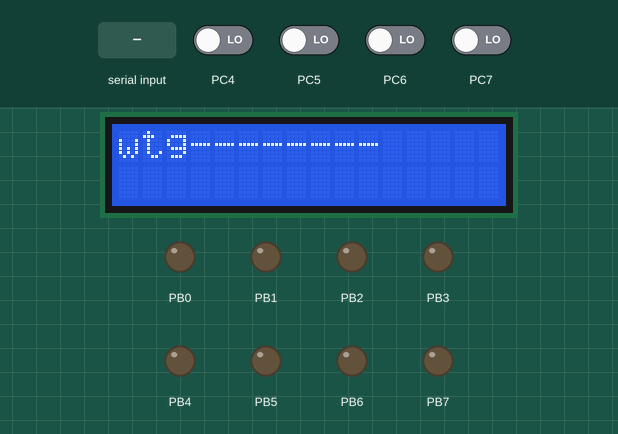
Recording of a program running on a simulated ATmega32, built with avr-gcc and emulated at 1.4756 MHz. Parts: 16×2 character LCD, output pins drawn as LEDs (lit = HIGH). Wiring (inferred from the names in the program): character LCD (HD44780): RS PD6; R/W PD5; E PD7; data PC0, PC1, PC2, PC3. The test bench sets the inputs (shaded band); at power-on: PC4–7 LOW. Pins used as bus, display or sensor lines are not drawn.

Above: at 1.2 s.
1.3 s: "a\n" received over Serial
At 2.5 s:
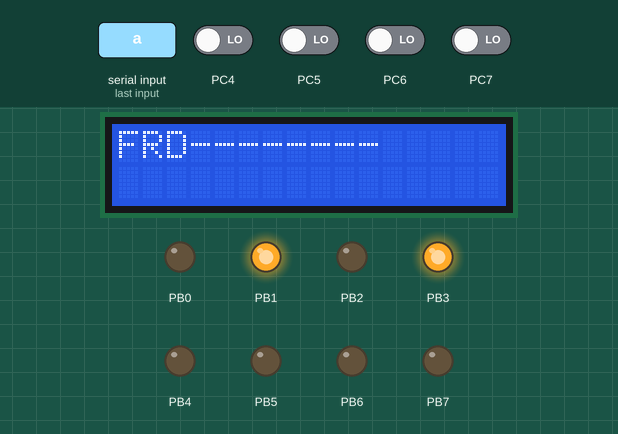
2.8 s: byte 98 ('b') received over Serial
At 3.6 s:
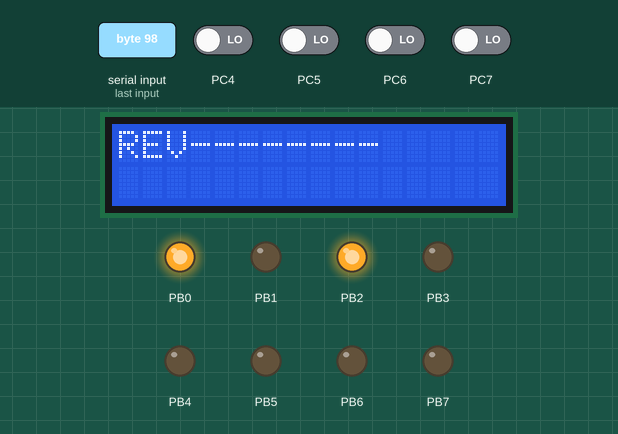
4.3 s: byte 99 ('c') received over Serial
At 4.8 s:
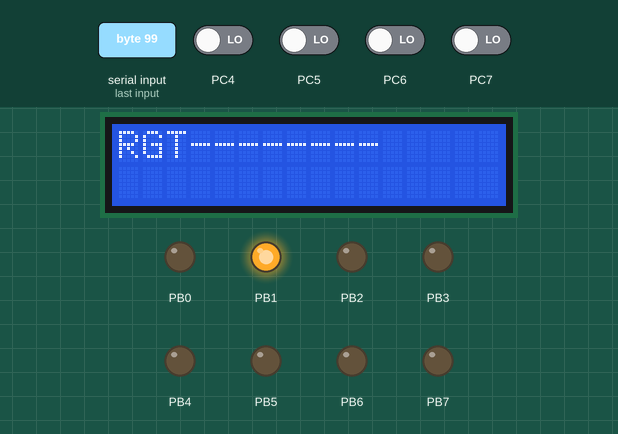
5.8 s: byte 100 ('d') received over Serial
At 7.0 s:
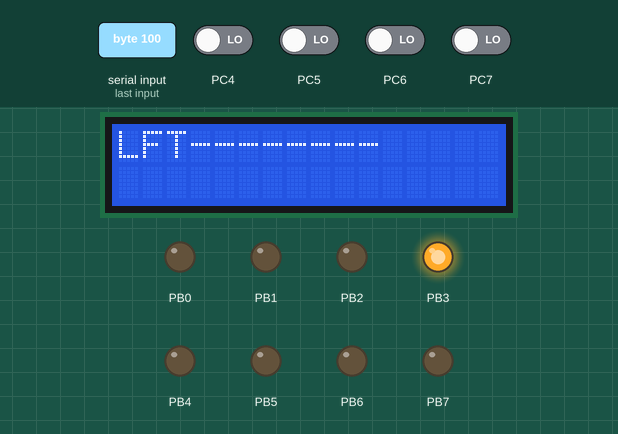
7.3 s: byte 101 ('e') received over Serial
At 8.2 s:
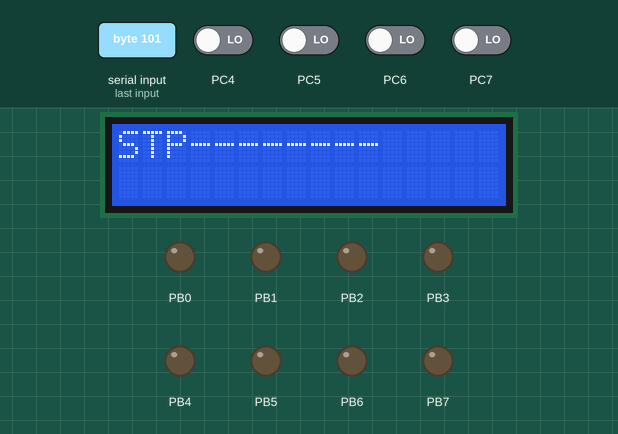
8.8 s: "b\n" received over Serial
At 9.4 s:
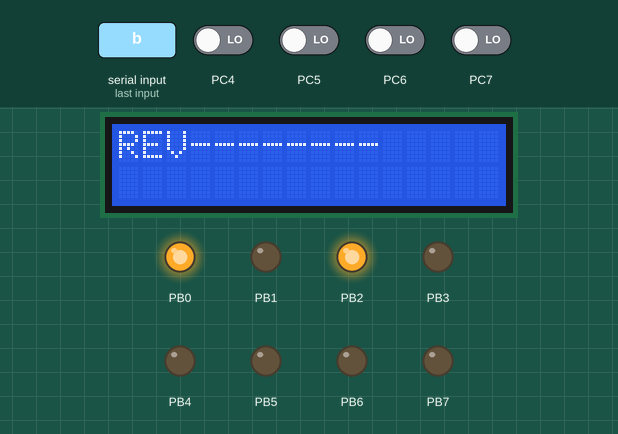
Timing chart, 0 to 11.3 s (numbered marks = the images above; inputs shaded):
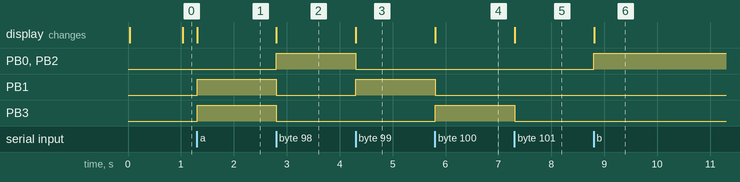

The program:

MATLAB_Robo_RX.c
```c
#include<avr/io.h>
#include<util/delay.h>
#include"lcd.h"

void main()
{
	USARTInit(51);
	InitLCD(0);
	char data;
	DDRB=0xFF;
	LCDWriteStringXY(0,0,"MATLAB GUI");
	LCDWriteStringXY(0,1,"With PROTEUS");
	_delay_ms(1000);
	LCDClear();
	LCDWriteStringXY(0,0,"wtg--------");
	while(1)
	{
	data= USARTReadChar();
	if(data=='a')
	   {

	 	PORTB=0b00001010;
		LCDWriteStringXY(0,0,"FRD");
		//USARTWriteChar('a');
    	}
	else if(data=='b')
	   {
	 	PORTB=0b00000101;
		LCDWriteStringXY(0,0,"REV");
		//USARTWriteChar('b');
    	}
	else if(data=='c')
	   {
	 	PORTB=0b00000010;
		LCDWriteStringXY(0,0,"RGT");
		//USARTWriteChar('c');
		}

	else if(data=='d')
	   {
	 	PORTB=0b00001000;
		LCDWriteStringXY(0,0,"LFT");
		//USARTWriteChar('d');
		}
	else if(data=='e')
	   {
	    PORTB=0b00000000;
		LCDWriteStringXY(0,0,"STP");
    	//USARTWriteChar('e');
    	}
	}
	}
```

myutils.h
```c
#ifndef MYUTILS_H
 #define MYUTILS_H

 #define _CONCAT(a,b) a##b
 #define PORT(x) _CONCAT(PORT,x)
 #define PIN(x) _CONCAT(PIN,x)
 #define DDR(x) _CONCAT(DDR,x)

#endif
```

usart_lib.c
```c
#include<avr/io.h>
#include<util/delay.h>

#define EOT '%'
#define SOT '^'


void USARTInit(uint16_t ubrr_value)
{

   //Set Baud rate

   UBRRL = ubrr_value;
   UBRRH = (ubrr_value>>8);

   /*Set Frame Format


   >> Asynchronous mode
   >> No Parity
   >> 1 StopBit

   >> char size 8

   */

   UCSRC=(1<<URSEL)|(3<<UCSZ0);


   //Enable The receiver and transmitter

   UCSRB=(1<<RXEN)|(1<<TXEN)|(1<<RXCIE)|(1<<TXCIE);


}


//This function is used to read the available data
//from USART. This function will wait untill data is
//available.
char USARTReadChar()
{
   //Wait untill a data is available

   while(!(UCSRA & (1<<RXC)))
   {
      //Do nothing
   }

   //Now USART has got data from host
   //and is available is buffer

   return UDR;
}


//This fuction writes the given "data" to
//the USART which then transmit it via TX line
void USARTWriteChar(char data)
{
   //Wait untill the transmitter is ready

   while(!(UCSRA & (1<<UDRE)))
   {
      //Do nothing
   }

   //Now write the data to USART buffer

   UDR=data;
}
void write(char data[])
{
	USARTWriteChar('#');
	USARTWriteChar(3);
	USARTWriteChar(1);

	while(*data) USARTWriteChar(*data++);
	USARTWriteChar('\n');
}
```

lcd.c
```c
#include <avr/io.h>
#include <inttypes.h>

#ifndef F_CPU
	#define F_CPU 1475600UL
#endif

#include <util/delay.h>

#include "lcd.h"


#define LCD_DATA_PORT 	PORT(LCD_DATA)
#define LCD_E_PORT 	PORT(LCD_E)
#define LCD_RS_PORT 	PORT(LCD_RS)
#define LCD_RW_PORT 	PORT(LCD_RW)

#define LCD_DATA_DDR 	DDR(LCD_DATA)
#define LCD_E_DDR 	DDR(LCD_E)
#define LCD_RS_DDR 	DDR(LCD_RS)
#define LCD_RW_DDR 	DDR(LCD_RW)

#define LCD_DATA_PIN	PIN(LCD_DATA)

#define SET_E() (LCD_E_PORT|=(1<<LCD_E_POS))
#define SET_RS() (LCD_RS_PORT|=(1<<LCD_RS_POS))
#define SET_RW() (LCD_RW_PORT|=(1<<LCD_RW_POS))

#define CLEAR_E() (LCD_E_PORT&=(~(1<<LCD_E_POS)))
#define CLEAR_RS() (LCD_RS_PORT&=(~(1<<LCD_RS_POS)))
#define CLEAR_RW() (LCD_RW_PORT&=(~(1<<LCD_RW_POS)))


void LCDByte(uint8_t c,uint8_t isdata)
{
//Sends a byte to the LCD in 4bit mode
//cmd=0 for data
//cmd=1 for command


//NOTE: THIS FUNCTION RETURS ONLY WHEN LCD HAS PROCESSED THE COMMAND

uint8_t hn,ln;			//Nibbles
uint8_t temp;

hn=c>>4;
ln=(c & 0x0F);

if(isdata==0)
	CLEAR_RS();
else
	SET_RS();

_delay_us(0.500);		//tAS

SET_E();

//Send high nibble

temp=(LCD_DATA_PORT & 0XF0)|(hn);
LCD_DATA_PORT=temp;

_delay_us(1);			//tEH

//Now data lines are stable pull E low for transmission

CLEAR_E();

_delay_us(1);

//Send the lower nibble
SET_E();

temp=(LCD_DATA_PORT & 0XF0)|(ln);

LCD_DATA_PORT=temp;

_delay_us(1);			//tEH

//SEND

CLEAR_E();

_delay_us(1);			//tEL

LCDBusyLoop();
}

void LCDBusyLoop()
{
	//This function waits till lcd is BUSY

	uint8_t busy,status=0x00,temp;

	//Change Port to input type because we are reading data
	LCD_DATA_DDR&=0xF0;

	//change LCD mode
	SET_RW();		//Read mode
	CLEAR_RS();		//Read status

	//Let the RW/RS lines stabilize

	_delay_us(0.5);		//tAS


	do
	{

		SET_E();

		//Wait tDA for data to become available
		_delay_us(0.5);

		status=LCD_DATA_PIN;
		status=status<<4;

		_delay_us(0.5);

		//Pull E low
		CLEAR_E();
		_delay_us(1);	//tEL

		SET_E();
		_delay_us(0.5);

		temp=LCD_DATA_PIN;
		temp&=0x0F;

		status=status|temp;

		busy=status & 0b10000000;

		_delay_us(0.5);
		CLEAR_E();
		_delay_us(1);	//tEL
	}while(busy);

	CLEAR_RW();		//write mode
	//Change Port to output
	LCD_DATA_DDR|=0x0F;

}

void InitLCD(uint8_t style)
{
	/*****************************************************************

	This function Initializes the lcd module
	must be called before calling lcd related functions

	Arguments:
	style = LS_BLINK,LS_ULINE(can be "OR"ed for combination)
	LS_BLINK :The cursor is blinking type
	LS_ULINE :Cursor is "underline" type else "block" type

	*****************************************************************/

	//After power on Wait for LCD to Initialize
	_delay_ms(30);

	//Set IO Ports
	LCD_DATA_DDR|=(0x0F);
	LCD_E_DDR|=(1<<LCD_E_POS);
	LCD_RS_DDR|=(1<<LCD_RS_POS);
	LCD_RW_DDR|=(1<<LCD_RW_POS);

	LCD_DATA_PORT&=0XF0;
	CLEAR_E();
	CLEAR_RW();
	CLEAR_RS();

	//Set 4-bit mode
	_delay_us(0.3);	//tAS

	SET_E();
	LCD_DATA_PORT|=(0b00000010); //[B] To transfer 0b00100000 i was using LCD_DATA_PORT|=0b00100000
	_delay_us(1);
	CLEAR_E();
	_delay_us(1);

	//Wait for LCD to execute the Functionset Command
	LCDBusyLoop();                                    //[B] Forgot this delay

	//Now the LCD is in 4-bit mode

	LCDCmd(0b00001100|style);	//Display On
	LCDCmd(0b00101000);			//function set 4-bit,2 line 5x7 dot format
}
void LCDWriteString(const char *msg)
{
	/*****************************************************************

	This function Writes a given string to lcd at the current cursor
	location.

	Arguments:
	msg: a null terminated string to print


	*****************************************************************/
 while(*msg!='\0')
 {
	LCDData(*msg);
	msg++;
 }
}

void LCDWriteInt(int val,unsigned int field_length)
{
	/***************************************************************
	This function writes a integer type value to LCD module

	Arguments:
	1)int val	: Value to print

	2)unsigned int field_length :total length of field in which the value is printed
	must be between 1-5 if it is -1 the field length is no of digits in the val

	****************************************************************/

	char str[5]={0,0,0,0,0};
	int i=4,j=0;
	while(val)
	{
	str[i]=val%10;
	val=val/10;
	i--;
	}
	if(field_length==-1)
		while(str[j]==0) j++;
	else
		j=5-field_length;

	if(val<0) LCDData('-');
	for(i=j;i<5;i++)
	{
	LCDData(48+str[i]);
	}
}
void LCDGotoXY(uint8_t x,uint8_t y)
{
 if(x<40)
 {
  if(y) x|=0b01000000;
  x|=0b10000000;
  LCDCmd(x);
  }
}
```

lcd.h
```c
#include <avr/io.h>

#ifndef F_CPU
	#define F_CPU 1475600UL
#endif

#include <util/delay.h>

#include "myutils.h"

#ifndef _LCD_H
#define _LCD_H
/*_________________________________________________________________________________________*/

/************************************************
	LCD CONNECTIONS
*************************************************/

#define LCD_DATA C	//Port PC0-PC3 are connected to D4-D7

#define LCD_E D 		//Enable OR strobe signal
#define LCD_E_POS	PD7	//Position of enable in above port

#define LCD_RS D
#define LCD_RS_POS 	PD6

#define LCD_RW D
#define LCD_RW_POS 	PD5


//************************************************

#define LS_BLINK 0B00000001
#define LS_ULINE 0B00000010


/***************************************************
			F U N C T I O N S
****************************************************/


void InitLCD(uint8_t style);
void LCDWriteString(const char *msg);
void LCDWriteInt(int val,unsigned int field_length);
void LCDGotoXY(uint8_t x,uint8_t y);

//Low level
#define LCDCmd(c) (LCDByte(c,0))
#define LCDData(d) (LCDByte(d,1))

void LCDBusyLoop();


/***************************************************
			F U N C T I O N S     E N D
****************************************************/


/***************************************************
	M A C R O S
***************************************************/
#define LCDClear() LCDCmd(0b00000001)
#define LCDHome() LCDCmd(0b00000010);

#define LCDWriteStringXY(x,y,msg) {\
 LCDGotoXY(x,y);\
 LCDWriteString(msg);\
}

#define LCDWriteIntXY(x,y,val,fl) {\
 LCDGotoXY(x,y);\
 LCDWriteInt(val,fl);\
}
/***************************************************/


/*_________________________________________________________________________________________*/
#endif
```

Measured:
- after the input at 1.3 s, PB1, PB3: LOW → HIGH at once; the display: changes at once (image 1)
- after the input at 2.8 s, PB0, PB2: LOW → HIGH at once; PB1, PB3: HIGH → LOW at once; the display: changes at once (image 2)
- after the input at 4.3 s, PB0, PB2: HIGH → LOW at once; PB1: LOW → HIGH at once; the display: changes at once (image 3)
- after the input at 5.8 s, PB1: HIGH → LOW at once; PB3: LOW → HIGH at once; the display: changes at once (image 4)
- after the input at 7.3 s, PB3: HIGH → LOW at once; the display: changes at once (image 5)
- after the input at 8.8 s, PB0, PB2: LOW → HIGH at once; the display: changes at once (image 6)
